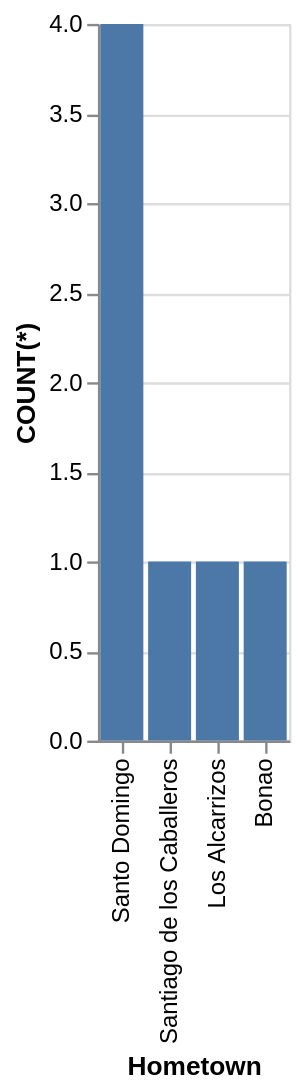

The Vega-Lite source for this figure:
### Vega-Lite specification from a JSON file in a GitHub repository (floating-point values rounded to 4 significant figures)
{"data": {"values": [{"x_data": "Santo Domingo", "y_data": 4}, {"x_data": "Santiago de los Caballeros", "y_data": 1}, {"x_data": "Los Alcarrizos", "y_data": 1}, {"x_data": "Bonao", "y_data": 1}]}, "mark": "bar", "encoding": {"x": {"field": "x_data", "type": "nominal", "title": "Hometown", "sort": {"op": "sum", "field": "y_data", "order": "descending"}}, "y": {"field": "y_data", "type": "quantitative", "title": "COUNT(*)"}}}
